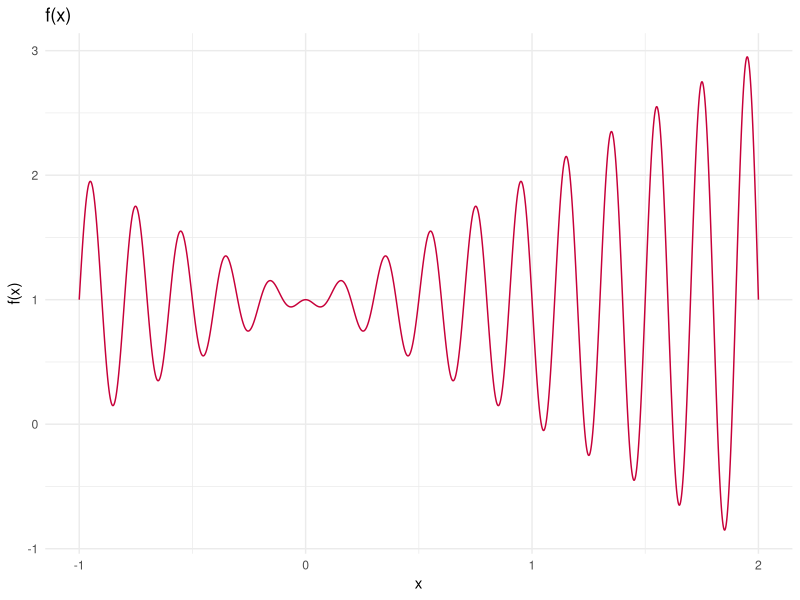
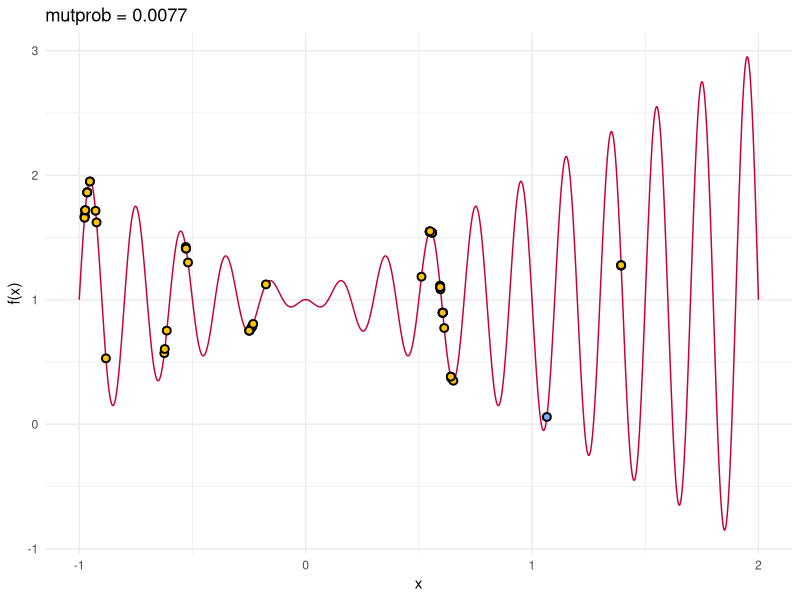
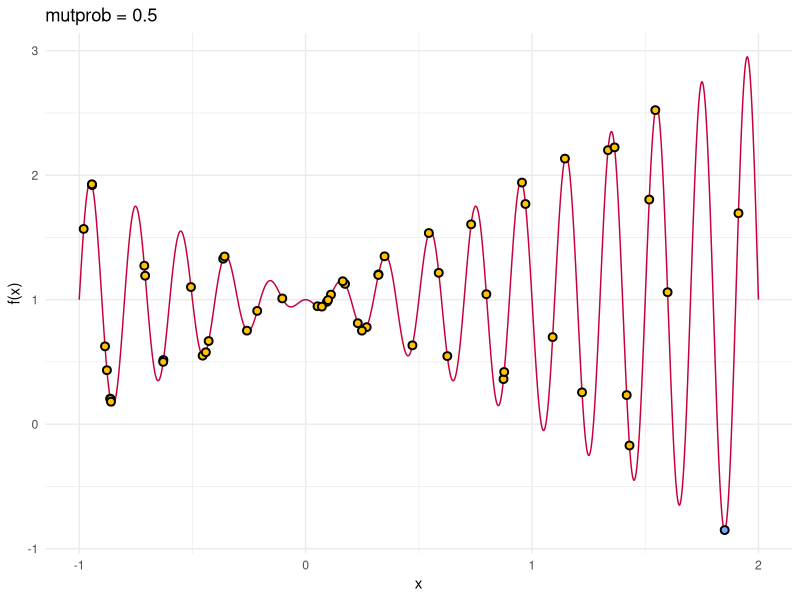

The R source for these figures, in order:
## ---- chunk 1

knitr::opts_chunk$set(echo = TRUE)
library(ggplot2)
set.seed(42)

## ---- chunk 2

################################################################################
# Assignment 2
################################################################################

f = function(x) {
  return(-x * sin(10 * pi * x) + 1) 
}
## ---- chunk 3
sequence = seq(from = -1, to = 2, by = 0.001)
f.sequence = f(sequence)

df = data.frame(sequence, f.sequence)

ggplot(df) + geom_line(aes(x = sequence, y = f.sequence), color = "#C70039") + 
  labs(title = "f(x)", y = "f(x)", x = "x") + theme_minimal()
## ---- chunk 4

################################################################################
# Assignment 2.1
################################################################################

to_base_10 = function(v) {
  return(Reduce(function(s,r) {s*2+r}, v))
}

transform_to_interval = function(u, a = -1, b = 2, m = 15) {
  return(a + u * ((b - a)/(2^m - 1)))
}

chrom_to_x = function(chromosome) {
  return(transform_to_interval(to_base_10(chromosome)))
}

chrom_to_y = function(chromosome) {
  return(f(transform_to_interval(to_base_10(chromosome))))
}

## ---- chunk 5

################################################################################
# Assignment 2.2
################################################################################

tournament_selection = function(population) {
  
  # Select fighting partners / groups
  fighters = sample(1:nrow(population), 4)
  
  # Get their values
  fighter_A = population[fighters[1],]
  fighter_B = population[fighters[2],]
  fighter_C = population[fighters[3],]
  fighter_D = population[fighters[4],]
  
  # Let them fight, group A
  if (chrom_to_y(fighter_A[2:length(fighter_A)]) <
      chrom_to_y(fighter_A[2:length(fighter_A)])) {
    winner_group_A = fighter_A
    looser_group_A = fighter_B
  }
  else {
    winner_group_A = fighter_B
    looser_group_A = fighter_A
  }
  
  # Let them fight, group B
  if (chrom_to_y(fighter_A[2:length(fighter_C)]) <
      chrom_to_y(fighter_A[2:length(fighter_D)])) {
    winner_group_B = fighter_C
    looser_group_B = fighter_D
  }
  else {
    winner_group_B = fighter_D
    looser_group_B = fighter_C
  }
  
  # Return them, first two are winners, last two are looser
  results = data.frame()
  results = rbind(results, winner_group_A)
  results = rbind(results, winner_group_B)
  results = rbind(results, looser_group_A)
  results = rbind(results, looser_group_B)
  
  return(results)
}

## ---- chunk 6

################################################################################
# Assignment 2.3
################################################################################

# Generate a population of size n with m digits as genes
generate_population = function(n, m = 15) {
  
  population = data.frame()
  
   for (i in 1:n) {
     individual = c(i, ifelse(round(rnorm(m, mean = 0, sd = 1)) > 0, 1, 0))
     population = rbind(population, individual)
   }
  
  colnames(population) = c("index", as.character(seq(from = 1, to = m, by = 1)))
  return(population)
}

# Does a crossover where the children take one half of each parent
crossover = function(chrom_A, chrom_B) {
  chrom_A = unlist(chrom_A)
  chrom_B = unlist(chrom_B)
  
  cut = round(length(chrom_A)/2)
  
  child_A = c(chrom_A[2:cut], chrom_B[(cut+1):length(chrom_B)])
  child_B = c(chrom_B[2:cut], chrom_A[(cut+1):length(chrom_B)])
  
  return(list(child_A, child_B))
}

# Mutates a single bit based on prob
mutate_with_prob = function(x, prob) {
  if (runif(n = 1) < prob) {
    return(ifelse(x == 0, 1, 0))
  }
  else {
    return(x)
  }
}

# Mutates on average prob genes, each gene has a prob of prob/length to mutate
mutate = function(chrom, prob = 0.05) {
  chrom = unlist(chrom)
  # To get an average of 0.05 bits mutated
  digit_prob = prob / length(chrom)
  chrom[2:length(chrom)] = sapply(chrom[2:length(chrom)], mutate_with_prob, prob)
  return(chrom)
}

## ---- chunk 7

# Helper function to get the best individial from a population
get_best_individual = function(population) {
  index_best = which.min(apply(population[,2:ncol(population)], 1, chrom_to_y))
  return(population[index_best,])
}

# Use all pre defined methods to actualy implement the genetic algorithm
genetic_algorithm = function(population_size = 55, mutprob = 0.05, runs = 100) {
  
  # Generate population
  population = generate_population(population_size)
  
  best_individual = get_best_individual(population)
  
  best_individual_iteration = 0
  
  for (i in 1:runs) {
    
    # Selection
    fighters = tournament_selection(population)
    
    # Create children of winners
    children = crossover(fighters[1,], fighters[2,])
    
    # Mutate the new individuals
    children[[1]] = mutate(children[1], prob = mutprob)
    children[[2]] = mutate(children[2], prob = mutprob)
    
    # Replace the loosers with the new winners
    population[fighters[3,1], 2:ncol(population)] = children[[1]]
    population[fighters[4,1], 2:ncol(population)] = children[[2]]
    
    # Save the overall best individual
    current_best = get_best_individual(population)
    if (chrom_to_y(current_best[2:length(current_best)]) <
        chrom_to_y(best_individual[2:length(best_individual)])) {
      best_individual = current_best
      best_individual_iteration = i
    }
  }
  
  return(list(best = best_individual, population = population,
              iteration = best_individual_iteration))
}

## ---- chunk 8

results0077 = genetic_algorithm(population_size = 55, mutprob = 0.0077, runs = 100)
print(results0077$best)
print(results0077$iteration)

## ---- chunk 9

X = apply(results0077$population[,2:ncol(results0077$population)], 1, chrom_to_x)
Y = f(X)

X_best = chrom_to_x(results0077$best[2:length(results0077$best)])
Y_best = f(X_best)

population = data.frame(X, Y)
best = data.frame(X_best, Y_best)

ggplot(df) +
  geom_line(aes(x = sequence, y = f.sequence), color = "#C70039") +
  geom_point(aes(x = population$X, y = population$Y),
             data = population, color = "black",fill = "#FFC300", shape = 21,
             size = 2, stroke = 1) + 
  geom_point(aes(x = best$X, y = best$Y), data = best, color = "black",
             fill = "#7BA9FF", shape = 21, size = 2, stroke = 1) +
  labs(title = "mutprob = 0.0077", y = "f(x)", x = "x") +
  theme_minimal()
## ---- chunk 10

results05 = genetic_algorithm(population_size = 55, mutprob = 0.5, runs = 100)
print(results05$best)
print(results05$iteration)

## ---- chunk 11

X = apply(results05$population[,2:ncol(results05$population)], 1, chrom_to_x)
Y = f(X)

X_best = chrom_to_x(results05$best[2:length(results05$best)])
Y_best = f(X_best)

population = data.frame(X, Y)
best = data.frame(X_best, Y_best)

ggplot(df) +
  geom_line(aes(x = sequence, y = f.sequence), color = "#C70039") +
  geom_point(aes(x = population$X, y = population$Y),
             data = population, color = "black",fill = "#FFC300", shape = 21,
             size = 2, stroke = 1) + 
  geom_point(aes(x = best$X, y = best$Y), data = best, color = "black",
             fill = "#7BA9FF", shape = 21, size = 2, stroke = 1) +
  labs(title = "mutprob = 0.5", y = "f(x)", x = "x") +
  theme_minimal()

